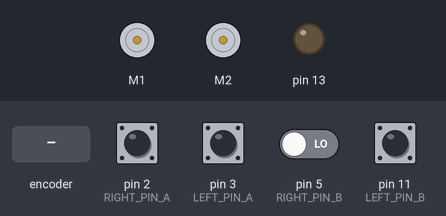
Simulated run of this sketch. Board: Arduino Uno, built with avr-gcc and run on an emulated ATmega328P. Shown: 2 × DC motor (green arrow = forward, orange = backward, longer = faster), output pins drawn as LEDs (lit = HIGH). The inputs (shaded band) are chosen by the test bench; at power-on: pin 2 (RIGHT_PIN_A), pin 3 (LEFT_PIN_A) HIGH, pin 5 (RIGHT_PIN_B), pin 11 (LEFT_PIN_B) LOW. What the sketch prints to the serial monitor is not drawn.

Above: at 1.7 s.
1.8 s: rotary encoder on pin 2 (RIGHT_PIN_A) / pin 11 (LEFT_PIN_B) turned 1 step (first pin leading)
At 4.69 s:
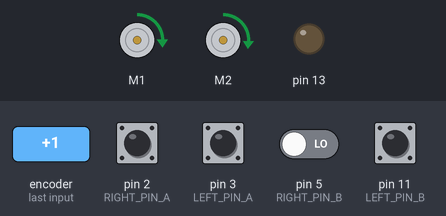
5.0 s: pin 3 (LEFT_PIN_A) pulled LOW for 1 s
At 6.82 s:
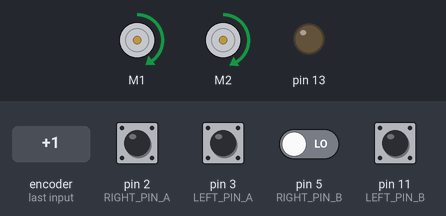
8.0 s: pin 3 (LEFT_PIN_A) pulled LOW for 0.15 s
At 10.0 s:
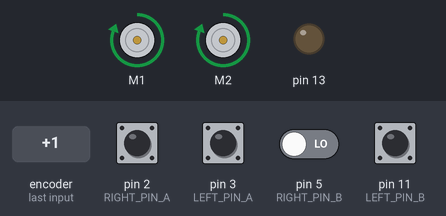
11.0 s: rotary encoder on pin 2 (RIGHT_PIN_A) / pin 11 (LEFT_PIN_B) turned 1 step (first pin leading)
14.2 s: pin 3 (LEFT_PIN_A) driven LOW and pin 5 (RIGHT_PIN_B) driven HIGH
Timing chart, 0 to 17.2 s (numbered marks = the images above; inputs shaded):
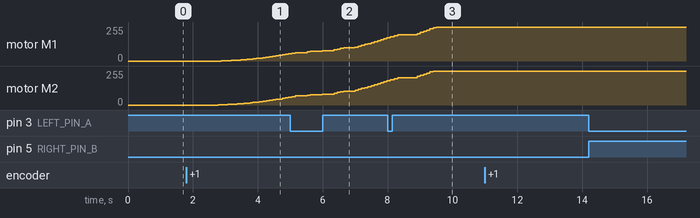

The sketch:

demo1Final.ino
```cpp
#include <DualMC33926MotorShield.h>
#include <Wire.h>
#define SLAVE_ADDRESS 0x02
#define PI_ADDRESS 0x20

///////////////////////////////////////////////////////////////////////////////////////
//\\\\\\\ MOTOR 1 == RIGHT MOTOR   \\\\\\\\\\  MOTOR 2 == LEFT MOTOR \\\\\\\\\\\\\\\//
/////////////////////////////////////////////////////////////////////////////////////////
DualMC33926MotorShield md;

// Pin A and pin B define the CLK and DT outputs of the encoder, respectively
const int LEFT_PIN_A = 3;
const int LEFT_PIN_B = 11;
const int RIGHT_PIN_A = 2;
const int RIGHT_PIN_B = 5;

// This program uses a state machine to track the encoder’s position
// These variables store the state
bool A_LAST_STATE = 0;
bool A_CURRENT_STATE_LEFT = 0;
bool B_CURRENT_STATE_LEFT = 0;
bool A_CURRENT_STATE_RIGHT = 0;
bool B_CURRENT_STATE_RIGHT = 0;
int key = 1;

int index = 0;

//int countLeft; // measures motor encoder counts -- unitless
//int countRight;
//int intError = 0; //integral error for I in PI controller -- tenths of a degree second
//int prevMyTime = 0; //previous loop time marker -- milliseconds
//int currMyTime = 0; //current time marker -- milliseconds
//int prev_pos = 0; // stores the position of the motor in the previous loop -- position in degrees
//int target = 0; // target position -- position in degrees
//double motorVal = 0;//variable to hold the value we write to the motor -- units in degrees
double current_posLeft = 0; // current position of the motor -- position in degrees
double current_posRight = 0; // current position of the motor -- position in degrees
double countLeft = 0;
double countRight = 0;

double target = 0;
double MOVE_FEET = 7;

double theta_r = 0;
double intError_r = 0;
double currMyTime_r = 0;
double prevMyTime_r = 0;
double prev_pos_r = 0;
double motorVal_r = 0;

double theta_l = 0;
double intError_l = 0;
double currMyTime_l = 0;
double prevMyTime_l = 0;
double prev_pos_l = 0;
double motorVal_l = 0;

double time_initial = 0;
double x_pos = 0;
double y_pos = 0;
double theta = 0;
double right_wheel_degrees_initial = 0;
double left_wheel_degrees_initial = 0;
double right_angular_velocity = 0;
double left_angular_velocity = 0;
double radius = 7.6;
double b = 34.5;
const double Sampling_Interval= 10;
int leftTnow = 0;
int leftTprev = 0;
int rightTnow = 0;
int rightTprev = 0;


double vel_error;
double wait;


// Proportional controller constants
const double Ki = .13;//.33
const double Kp = 4.5;//3

//C code for Arduino
//#get the value that the pi sent to determine which quadrent(only 4 cases) it is in
//void receiveData(int byteCount) {
//  case = wire.read(); #variable case is what quadrent or which of the 4 cases the aruco marker is at
//}
void CALCULATIONS();
void MOTOR_MOVE();

double m1_velocity = 0;
double m2_velocity = 0;
double m1_velocity_error = 0;
double m2_velocity_error = 0;
double time_initial_rotate = 0;
double iterate = 0;
double ki_move_forward = 5.3;//5.3,6,5.5
double kp_move_forward = 0;//1
double speed1;
double speed2;
double speed_error_left = 0;
double speed_error_right = 0;
double angle_multiplier = 0;

void setup() {

  // Encoder pins
  pinMode(LEFT_PIN_A, INPUT);
  pinMode(LEFT_PIN_B, INPUT);
  pinMode(RIGHT_PIN_A, INPUT);
  pinMode(RIGHT_PIN_B, INPUT);

  // i2c pins
  pinMode(12,INPUT);
  pinMode(13, OUTPUT);

  Serial.begin(115200);

  // Setting up the interrupt handler
  // Activates whenever the CLK pin on the encoder changes voltage
  attachInterrupt(digitalPinToInterrupt(LEFT_PIN_A), LeftTick, CHANGE);
  attachInterrupt(digitalPinToInterrupt(RIGHT_PIN_A), RightTick, CHANGE);
  md.init(); //initialize  motor
  //mdRight.init(); //initialize right motor
  delay(500); //delay to let motor initialize

  // i2c interrupt initialization
  //Wire.begin(PI_ADDRESS);
  //Wire.onReceive(PI_READ);
  //Wire.onRequest(PI_WRITE);

}

void loop() {

  // Nothing happens in the main loop due to interrupt handler
  // Serial.println("Austin is a dumbass");

  theta_r = theta;
  theta_l = theta;

  // Normalizing the unitless encoder counts into a 360 degree rotation
  current_posLeft = double(countLeft)/4.44;//2.22
  current_posRight = double(countRight)/4.44;//2.22

  CALCULATIONS();

  if ( key != 3 ) {
    RIGHT_MOTOR_MOVE();
    LEFT_MOTOR_MOVE();
  }


  if ( ((target - theta <= 10) ||(target-theta<=-10))&& (key == 1) ) {
    Serial.println("asdf");
    wait = millis();
    key = 2;

  }

  if (( (millis() - wait) >= 2000 ) && key == 2) {
    theta = 0;
    target = 0;
    x_pos = 0;
    y_pos = 0;
    right_angular_velocity = 0;
    left_angular_velocity = 0;
    right_wheel_degrees_initial = 0;
    left_wheel_degrees_initial = 0;
    time_initial = millis();
    key = 3;
    theta_l = 0;
    theta_r = 0;
    countLeft = 0;
    countRight = 0;
  }

  if (key == 3 ) {
    Serial.println("asdf");
    MOTOR_MOVE();
  }

  Serial.print('\n');
  Serial.print(right_angular_velocity);
  Serial.print('\t');
  Serial.print(left_angular_velocity);
  Serial.print('\t');
  Serial.print(speed_error_right - speed_error_left);
  Serial.print('\t');
  Serial.print(x_pos);
  Serial.print('\t');
  Serial.print(theta);
  Serial.print('\t');
  Serial.print(MOVE_FEET - x_pos);

}


// i2c interrupt handler for receive request from PI
void PI_READ(int byteCount) {

  // stores data sent from Pi to Arduino -- rotation position given by aruco marker
  int data = 0;
  //data = Wire.read(); // receive a byte as character


  // PI sends 0,1,2,3 depending on quadrant the aruco marker is placed in
  switch(data) {
    case 0:
      target = 0;
      break;
    case 1:
      target = 90;
      break;
    case 2:
      target = 180;
      break;
    case 3:
      target = 270;
      break;
  }

}

// instantiate index to iterate through charArray inside of the PI_WRITE loop


// i2c interrupt handler for request request from PI


// Encoder interrupt
void LeftTick() {
  // Normalize values over 360 degrees into values from 0-360
  if ( countLeft >= 1600 ) {

    //countLeft = 0;
  }
  //leftTnow = millis() - leftTprev;
  //leftTprev = leftTnow;
  A_CURRENT_STATE_LEFT = digitalRead(LEFT_PIN_A);//read state of signal A
  B_CURRENT_STATE_LEFT = digitalRead(LEFT_PIN_B);//read state of signal B

  if (A_CURRENT_STATE_LEFT==B_CURRENT_STATE_LEFT){ //if the signals are the same

    countLeft-=1;//subract from the count
  }
  else {//if signals are different
    countLeft+=1;//add 2 to the count
  }
   /*Serial.print( A_CURRENT_STATE );
   Serial.print( "  " );
   Serial.print( B_CURRENT_STATE );
   Serial.print(degree);
   Serial.print( '\n' );// */
}

void RightTick() {

  // Normalize values over 360 degrees into values from 0-360
  if ( countRight >= 1600 ) {

    //countRight = 0;
  }
  //rightTnow = millis() - rightTprev;
  //rightTprev = rightTnow;

  A_CURRENT_STATE_RIGHT = digitalRead(RIGHT_PIN_A); //read state of signal A
  B_CURRENT_STATE_RIGHT = digitalRead(RIGHT_PIN_B); //read state of signal B

  if (A_CURRENT_STATE_RIGHT==B_CURRENT_STATE_RIGHT){ //if the signals are the same

    countRight+=1;//subract from the count
  }
  else {//if signals are different
    countRight-=1;//add 2 to the count
  }
   /*Serial.print( A_CURRENT_STATE );
   Serial.print( "  " );
   Serial.print( B_CURRENT_STATE );
   Serial.print(degree);
   Serial.print( '\n' );// */
}

void CALCULATIONS(){
  // if statement is responsible for adhering to a sampling interval. The
  //>= Sampling_Interval means sampling intervals of Sampling_Interval
  // milliseconds

  if ( (millis() - time_initial) >= Sampling_Interval) {

    time_initial = millis();

    // Angular velocity equations
//    right_angular_velocity = ((current_posRight - right_wheel_degrees_initial) / Sampling_Interval) * 3.14159 / 180;
    right_angular_velocity = ((current_posRight - right_wheel_degrees_initial) / (Sampling_Interval / 1000)) * 3.14159 / 180;
    left_angular_velocity = ((current_posLeft - left_wheel_degrees_initial) / (Sampling_Interval / 1000)) * 3.14159 / 180;


//    right_angular_velocity = (18 * ( current_posRight - right_wheel_degrees_initial) ) * (3.14159) / 180;
//    left_angular_velocity = (18 *( current_posLeft - left_wheel_degrees_initial )) * (3.14159) / 180;

    right_wheel_degrees_initial = current_posRight;
    left_wheel_degrees_initial = current_posLeft;

    // Tracking position of car
    x_pos += ((right_angular_velocity + left_angular_velocity) * radius) /304.8 / Sampling_Interval / 2;
    y_pos += (Sampling_Interval / 1000) * sin( theta ) * (right_angular_velocity + left_angular_velocity) / 2;
    theta += (Sampling_Interval / 1000) * (radius / b) * ( left_angular_velocity - right_angular_velocity) * 180 / 3.14159;

  }
//  Serial.print(double(x_pos));
//  Serial.print('\n');

}


void RIGHT_MOTOR_MOVE(){

  if (theta_r-target <=  3 && theta_r-target >=  -3){// THIS IF STATEMENT IS SUPER DUPER IMPORTANT!!!!!!!!!!!!
    theta_r = target;                // There is some noise in the system that will cause everything to become unstable
    intError_r = 0;                         // This if statement rejects such noise and keeps the system from running away
  }

  currMyTime_r = millis();//get current time
  if (currMyTime_r >= prevMyTime_r+100){ // sample every 10th of a second

    // calculating integral error
    if ( abs((target - theta_r )) < 50 ) {
       intError_r += (target- theta_r);
    }
    else {
      intError_r = 0;
    }
    // storing dt
    prev_pos_r = theta_r;//reset prev_pos
    prevMyTime_r = currMyTime_r;//reset prevMyTime

    // use built in shield library to move the motor
    // takes in values from -400 to 400
    // uses a built in PWM to control the voltage supplied to the motor
    motorVal_r = double(( target-theta_r )) * Kp + (Ki * double(intError_r)); //calculate the motor val

    if ( motorVal_r >= 150 ) {
      motorVal_r = 150;
    }
    md.setM1Speed( -motorVal_r);

  }

}

void LEFT_MOTOR_MOVE(){


  if (theta_l-target <=  3 && theta_l-target >=  -3){// THIS IF STATEMENT IS SUPER DUPER IMPORTANT!!!!!!!!!!!!
    theta_l = target;                // There is some noise in the system that will cause everything to become unstable
    intError_r = 0;                         // This if statement rejects such noise and keeps the system from running away
  }

  currMyTime_l = millis();//get current time
  if (currMyTime_l >= prevMyTime_l+100){ // sample every 10th of a second

    // calculating integral error
    if ( abs((target - theta_l )) < 50 ) {
       intError_l += (target- theta_l);
    }
    else {
      intError_l = 0;
    }

    // storing dt
    prev_pos_l = theta_l;//reset prev_pos
    prevMyTime_l = currMyTime_l;//reset prevMyTime

    // use built in shield library to move the motor
    // takes in values from -400 to 400
    // uses a built in PWM to control the voltage supplied to the motor
    motorVal_l = double(( target-theta_l )) * Kp + (Ki * double(intError_l));

    if ( motorVal_l >= 150 ) {
      motorVal_l = 150;
    }
    md.setM2Speed( motorVal_l);

  }

//  Serial.print(double(target- theta_l));
//  Serial.print('\n');

}


//double m1_velocity = 0;
//double m2_velocity = 0;
//double m1_velocity_error = 0;
//double m2_velocity_error = 0;
//double time_initial_rotate = 0;
//double iterate = 0;
//double ki_move_forward = .8;
//double kp_move_forward = 1;
//double speed1;
//double speed2;
//double speed_error_left = 0;
//double speed_error_right = 0;
//double angle_multiplier = 0;

void MOTOR_MOVE() {

  if ( millis() - time_initial >= Sampling_Interval ) {
    iterate += 1;

    time_initial_rotate = millis();

    vel_error = (MOVE_FEET*.965 - x_pos ) * 3;

    if ( vel_error >= 5 ) {

      vel_error = 5;

    }
    speed_error_right = (vel_error - right_angular_velocity);
//    speed_error_right = left_angular_velocity - right_angular_velocity;
    speed_error_left = (vel_error - left_angular_velocity);

    if ( (right_angular_velocity > left_angular_velocity) ) {
      speed_error_left += abs(speed_error_right - speed_error_left) * 3;//3
    }
    else {
      speed_error_right += abs(speed_error_left - speed_error_right) * 3;
    }

    if ( abs(speed_error_right) <= 1.5) {
      speed_error_right = 0;
    }

    if ( abs(speed_error_left) <= 1.5 ) {
      speed_error_left = 0;
    }

    m1_velocity += ( speed_error_right ) * Sampling_Interval * iterate / 1000;
    m2_velocity += ( speed_error_left )  * Sampling_Interval * iterate / 1000;

//    Serial.print('\n');
//    Serial.print(right_angular_velocity);
//    Serial.print('\t');
//    Serial.print(left_angular_velocity);
//    Serial.print('\t');
//    Serial.print(speed_error_right - speed_error_left);
//    Serial.print('\t');
//    Serial.print(x_pos);
//    Serial.print('\t');
//    Serial.print(theta);


//    m1_velocity_error = ( speed_error_right );
//    m2_velocity_error = ( speed_error_left );

//    if ( m1_velocity_error >= 250 ) {
//      m1_velocity_error = 250;
//    }
//
//    if ( m2_velocity_error >= 250 ) {
//      m2_velocity_error = 250;
//    }

//  if ( vel >= 225 ) {
//    vel = 225;
//  }

//    speed1 = m1_velocity_error * kp_move_forward + m1_velocity * ki_move_forward;
//    speed2 = m2_velocity_error * kp_move_forward + m2_velocity * ki_move_forward;
//    speed1 = m1_velocity * ki_move_forward;
//    speed2 = m2_velocity * ki_move_forward;
  }

  //speed1 = m1_velocity * ki_move_forward;

  speed1 = (vel_error * kp_move_forward + m1_velocity * ki_move_forward);
  speed2 = (vel_error * kp_move_forward + m2_velocity * ki_move_forward);

//  speed1 = speed1 - speed1 * exp(-iterate / 160);
//  speed2 = speed2 - speed2 * exp(-iterate / 160);


//  Serial.print('\n');
//  Serial.print( x_pos );
//  angle_multiplier = 100 - theta / 100;
  angle_multiplier = .95;

  md.setM1Speed( speed1 );
  md.setM2Speed( speed2 * exp(1.8/(iterate)));
//  md.setM2Speed( speed2 );

}
```
